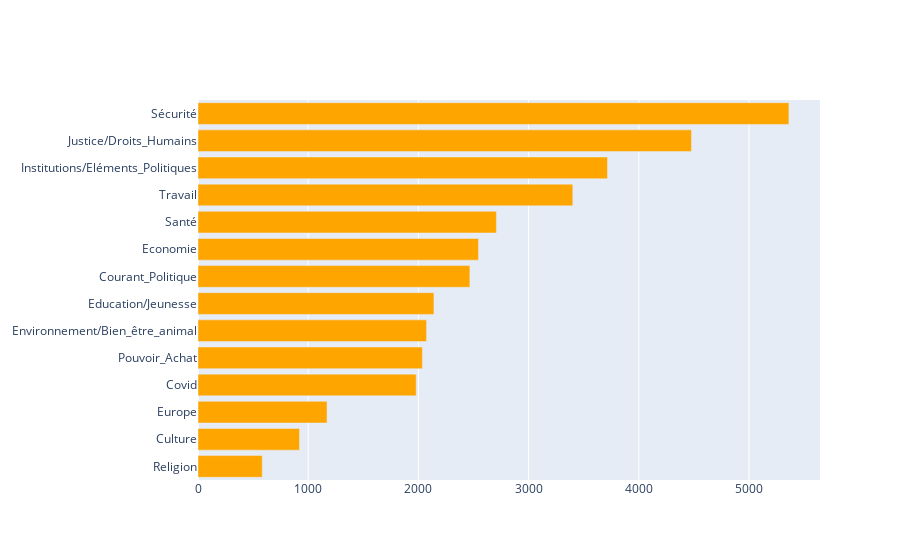

Notebook code cell kept with this figure:
### Code cell
national_score_per_theme()

### Figure 1 — Plotly figure (JSON) as saved in the notebook; plotly's stock layout.template omitted (floating-point values rounded to 4 significant figures)
{"data": [{"marker": {"color": "orange"}, "orientation": "h", "type": "bar", "x": [583, 921, 1171, 1980, 2036, 2074, 2141, 2467, 2545, 2708, 3401, 3716, 4478, 5362], "y": ["Religion", "Culture", "Europe", "Covid", "Pouvoir_Achat", "Environnement/Bien_être_animal", "Education/Jeunesse", "Courant_Politique", "Economie", "Santé", "Travail", "Institutions/Eléments_Politiques", "Justice/Droits_Humains", "Sécurité"]}], "layout": {}}
